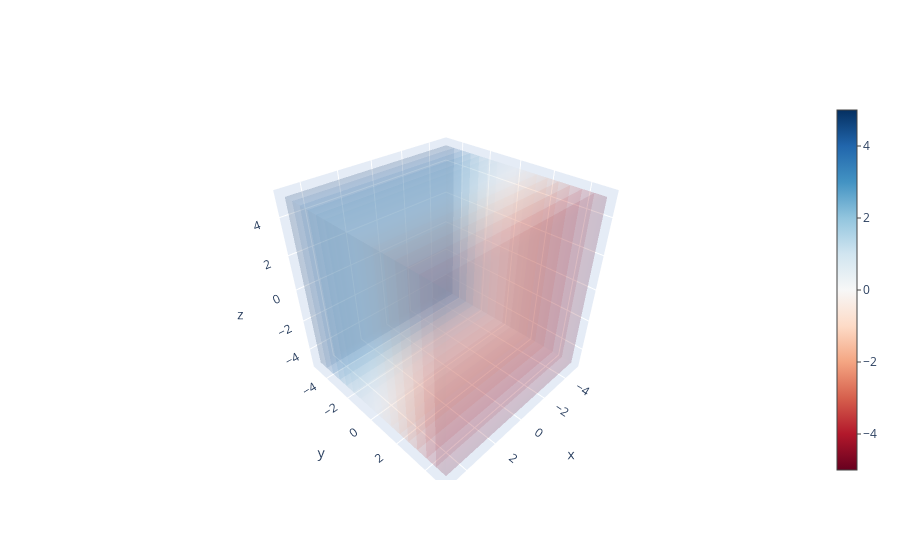

Notebook code cell kept with this figure:
### Code cell
# Heatmap of the swirling 3d vector field
n = 10  # Number of points in each axis
x = np.linspace(-5, 5, n)
y = np.linspace(-5, 5, n)
z = np.linspace(-5, 5, n)

# Create a 3D meshgrid
X, Y, Z = np.meshgrid(x, y, z)

# Define the swirling vector field in 3D
U = -Y  # X-component of the vector field
V = X   # Y-component of the vector field
W = Z   # Z-component of the vector field

# Create a 3D heatmap
fig = go.Figure(data=go.Volume(
    x=X.flatten(),
    y=Y.flatten(),
    z=Z.flatten(),
    value=U.flatten(),
    isomin=-5,
    isomax=5,
    opacity=0.1,  # needs to be small to see through all surfaces
    surface_count=17,  # needs to be a large number for good volume rendering
    colorscale='RdBu',
    colorbar=dict(thickness=20, ticklen=4)
))

fig.update_layout(scene_xaxis_showspikes=False,
                  scene_yaxis_showspikes=False,
                  scene_zaxis_showspikes=False)
fig.show()

### Figure 1 — Plotly figure (JSON) as saved in the notebook; plotly's stock layout.template omitted (floating-point values rounded to 4 significant figures; data arrays with more than 128 entries replaced by an {"elided": "..."} marker saying what was removed)
{"data": [{"colorbar": {"thickness": 20, "ticklen": 4}, "colorscale": [[0, "rgb(103,0,31)"], [0.1, "rgb(178,24,43)"], [0.2, "rgb(214,96,77)"], [0.3, "rgb(244,165,130)"], [0.4, "rgb(253,219,199)"], [0.5, "rgb(247,247,247)"], [0.6, "rgb(209,229,240)"], [0.7, "rgb(146,197,222)"], [0.8, "rgb(67,147,195)"], [0.9, "rgb(33,102,172)"], [1, "rgb(5,48,97)"]], "isomax": 5, "isomin": -5, "opacity": 0.1, "surface": {"count": 17}, "type": "volume", "value": {"elided": "1000 float values"}, "x": {"elided": "1000 float values"}, "y": {"elided": "1000 float values"}, "z": {"elided": "1000 float values"}}], "layout": {"scene": {"xaxis": {"showspikes": false}, "yaxis": {"showspikes": false}, "zaxis": {"showspikes": false}}}}
